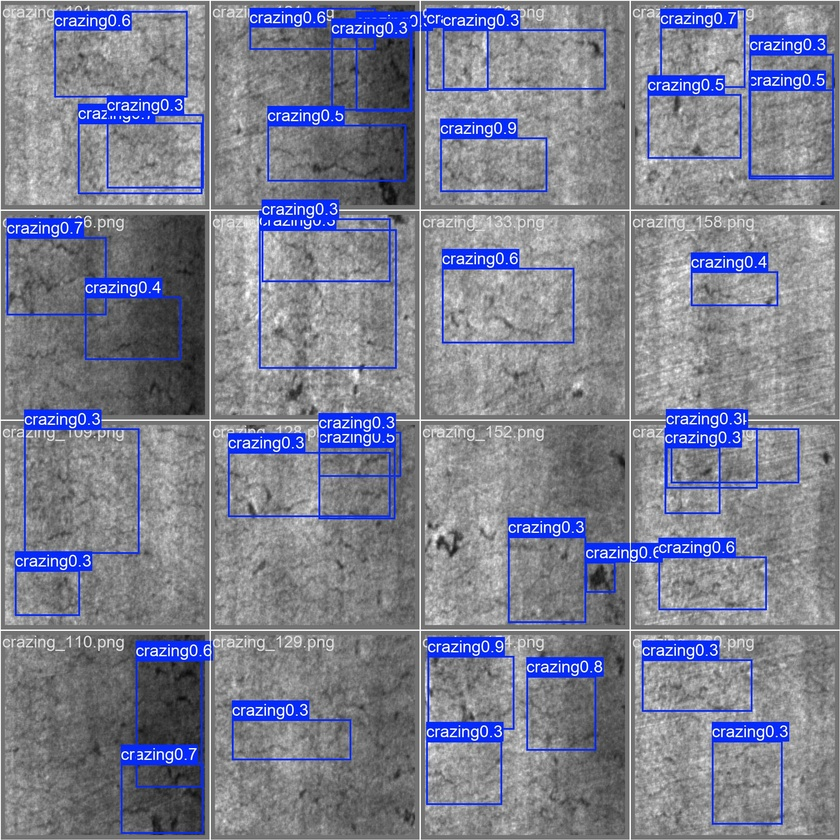
#> input picture reports/m1/yolo/E004_yolov8n_fold0/test_val_batch0_pred.jpg, 840 x 840 px, shrunk from 1920 x 1920 before the run
$ python -i line_features.py   (imports and definitions only)
#> lines starting #> are read from the running program, lines starting #| are printed output that depends on the picture
#> further down, picture is the input picture: shape (840, 840, 3); mean B, G, R 144.5, 127.3, 124.2
"""Shape features that separate a scratch (mechanical) from a crack (material failure). See decisions.md D-030.

Idea in one line: find the thin line-like marks in the image, thin them to a 1-pixel
skeleton, then measure HOW the lines look (straight? branched? even width? all
pointing the same way?) instead of what the pixels look like.

Pipeline per image
  1. Flatten uneven lighting (subtract a heavy blur), boost contrast (CLAHE).
  2. Ridge filter (Sato) enhances thin lines. Scratches in NEU are mostly bright and
     cracks mostly dark, so we run it for BOTH polarities and keep the stronger one.
     That way the features describe shape, not brightness.
  3. Hysteresis threshold -> binary mask of line pixels; drop tiny specks.
  4. Skeletonize (1-pixel-wide centre lines) and measure.

Features (all scale-free, so image size does not matter)
  straightness      length-weighted mean of (end-to-end span / path length) per line. 1 = ruler-straight.
  branch_density    junction pixels (3+ neighbours) per 100 skeleton pixels.
  endpoint_density  line ends per 100 skeleton pixels (many short pieces -> high).
  width_cv          coefficient of variation of line width along the skeleton (tapering -> high).
  orient_coherence  0..1, 1 = all lines point the same way (parallel scratches).
  longest_frac      longest single line / image diagonal (one long scratch -> high).
  fragments_per_100 separate line pieces per 100 skeleton pixels.
"""
from __future__ import annotations

import cv2
import numpy as np
from scipy import ndimage as ndi
from skimage.filters import apply_hysteresis_threshold, sato
from skimage.measure import label, regionprops
from skimage.morphology import remove_small_objects, skeletonize

FEATURES = ["straightness", "branch_density", "endpoint_density", "width_cv",
            "orient_coherence", "longest_frac", "fragments_per_100"]

MIN_OBJ = 30      # px, drop specks in the mask
MIN_SKEL = 15     # px, drop skeleton pieces shorter than this
_K8 = np.array([[1, 1, 1], [1, 10, 1], [1, 1, 1]])


def preprocess(img: np.ndarray) -> np.ndarray:
    f = img.astype(np.float32)
    bg = cv2.GaussianBlur(f, (0, 0), 15)
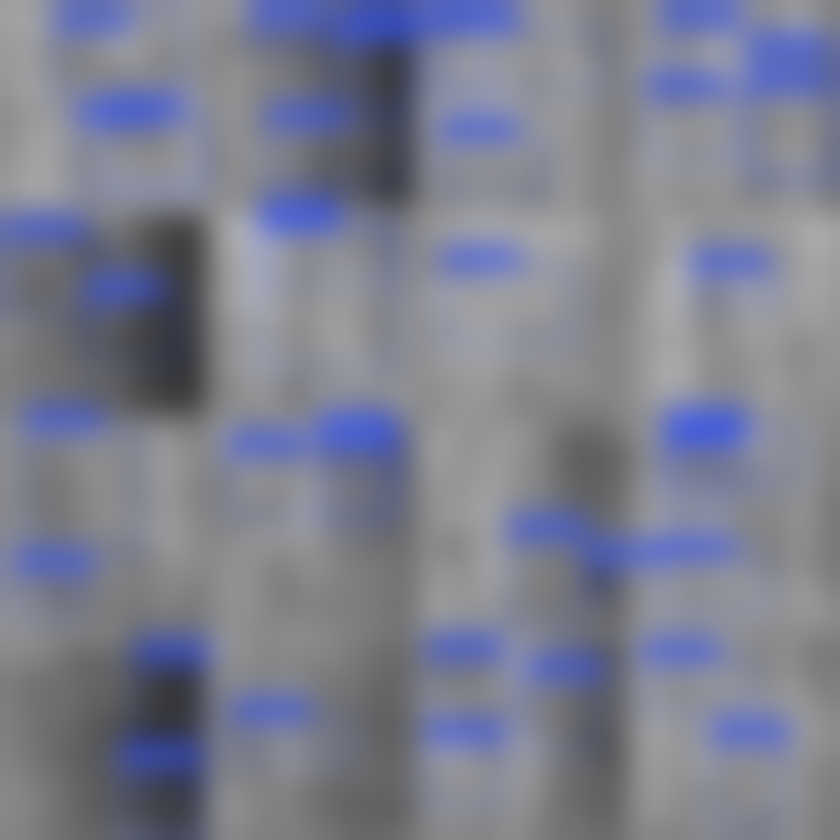
#> bg: shape (840, 840, 3) float32; mean B, G, R 144.4, 127.1, 124
    flat = cv2.normalize(f - bg, None, 0, 255, cv2.NORM_MINMAX).astype(np.uint8)
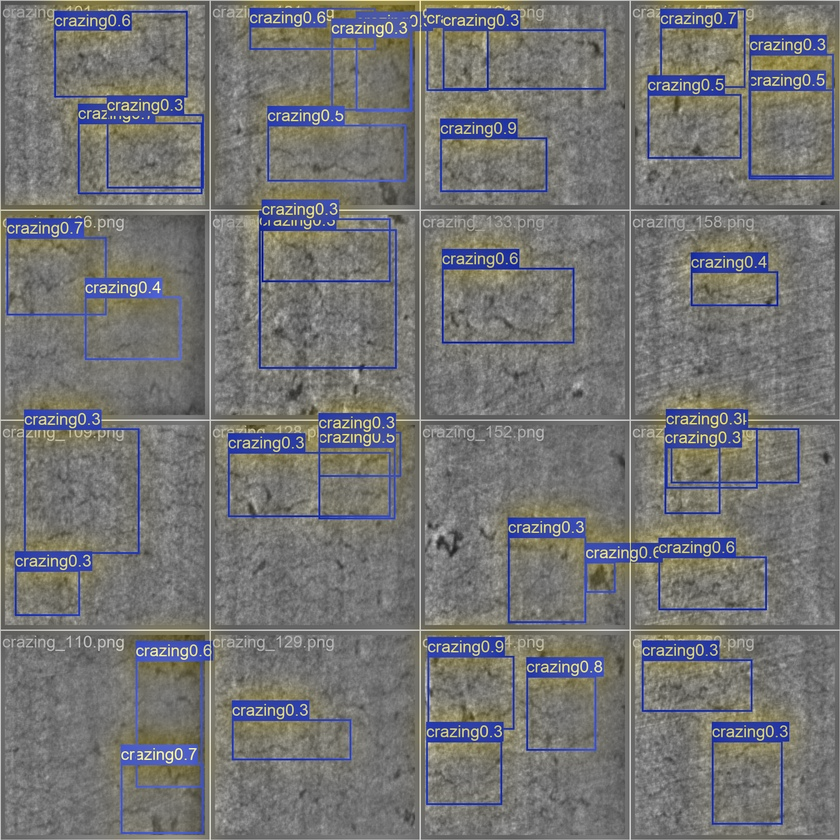
#> flat: shape (840, 840, 3); mean B, G, R 116.2, 116.2, 116.2
#> (the run stopped early here; a loop or call above may not have finished)

$ run again, on reports/m1/yolo/E004_yolov8n_fold0/test_val_batch1_pred.jpg
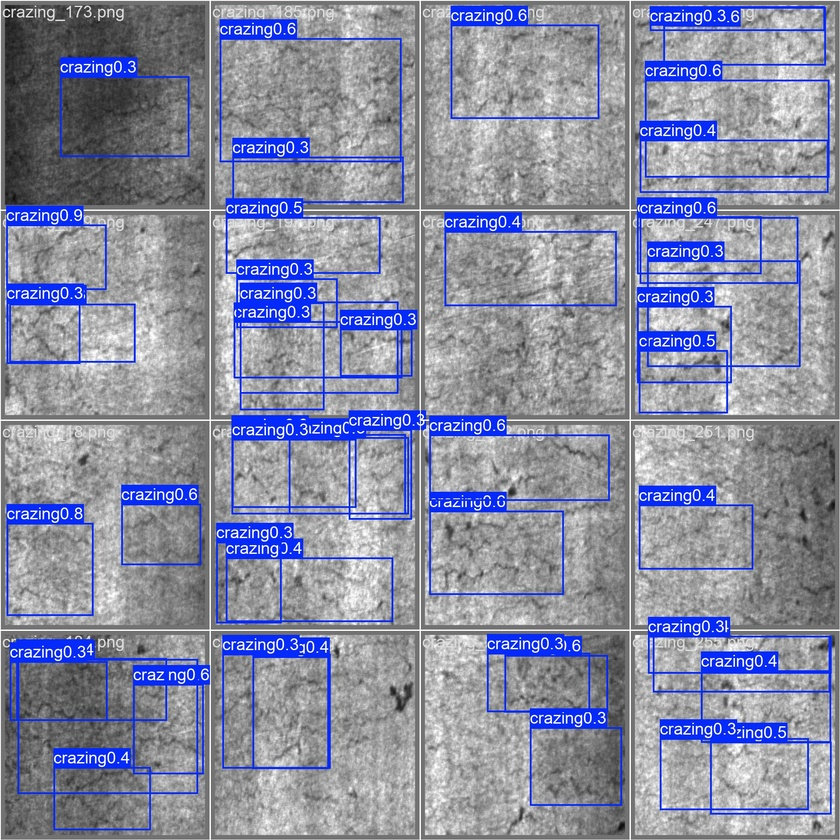
#> input picture reports/m1/yolo/E004_yolov8n_fold0/test_val_batch1_pred.jpg, 840 x 840 px, shrunk from 1920 x 1920 before the run
#> picture is the input picture: shape (840, 840, 3); mean B, G, R 161.9, 140.7, 136.9
#> in preprocess, `bg = cv2.GaussianBlur(f, (0, 0), 15)`:
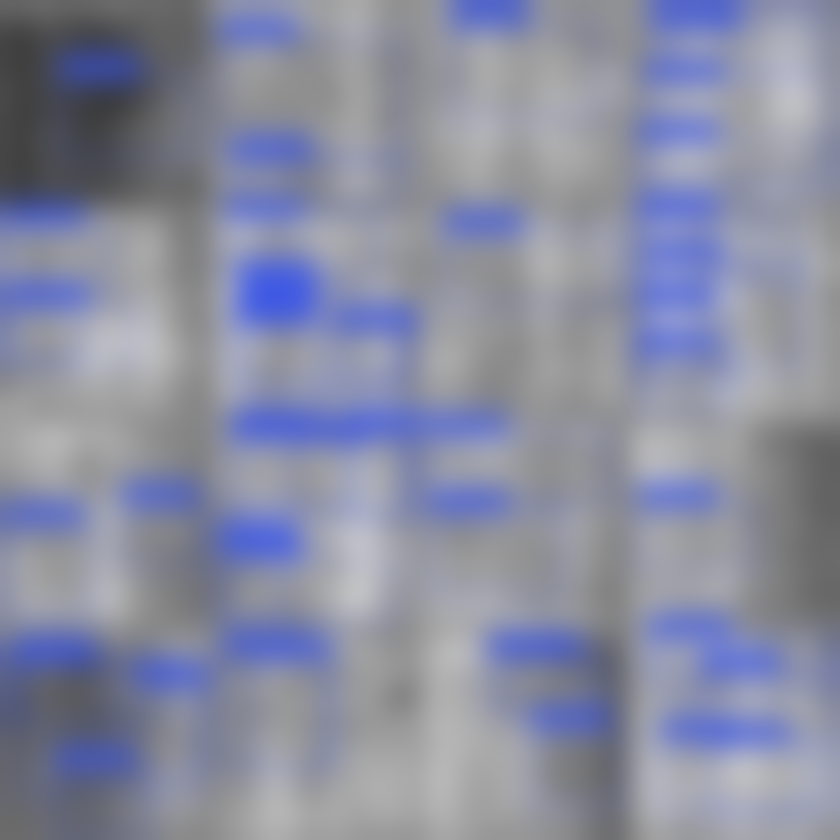
#> bg: shape (840, 840, 3) float32; mean B, G, R 161.8, 140.5, 136.7
#> in preprocess, `flat = cv2.normalize(f - bg, None, 0, 255, cv2.NORM_MINMAX).astype(np...`:
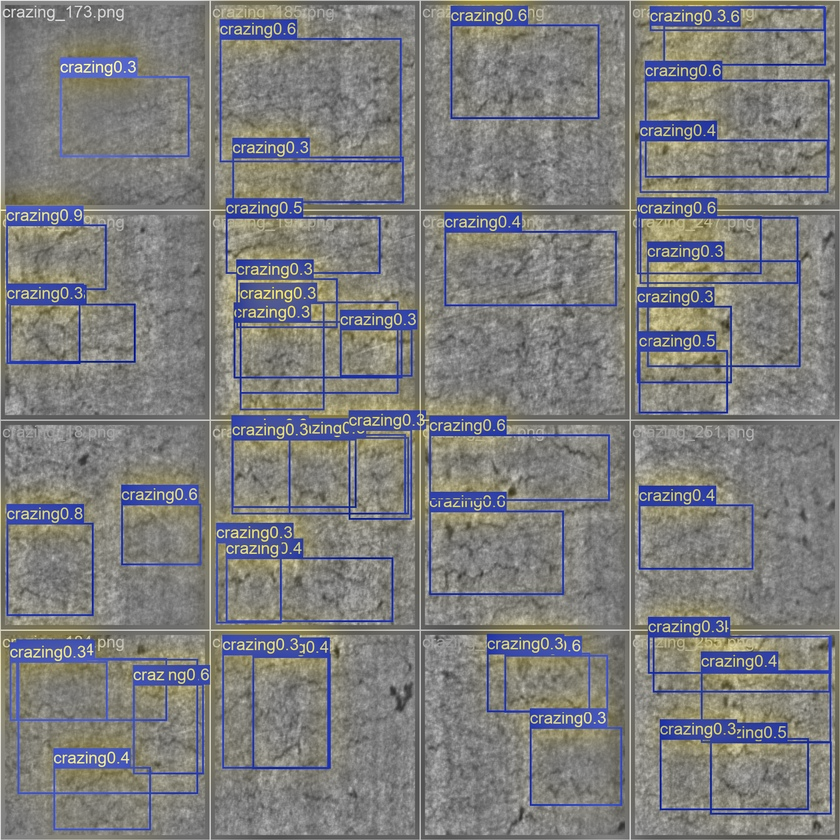
#> flat: shape (840, 840, 3); mean B, G, R 125.3, 125.3, 125.3

$ run again, on reports/m1/yolo/E004_yolov8n_fold0/test_val_batch2_pred.jpg
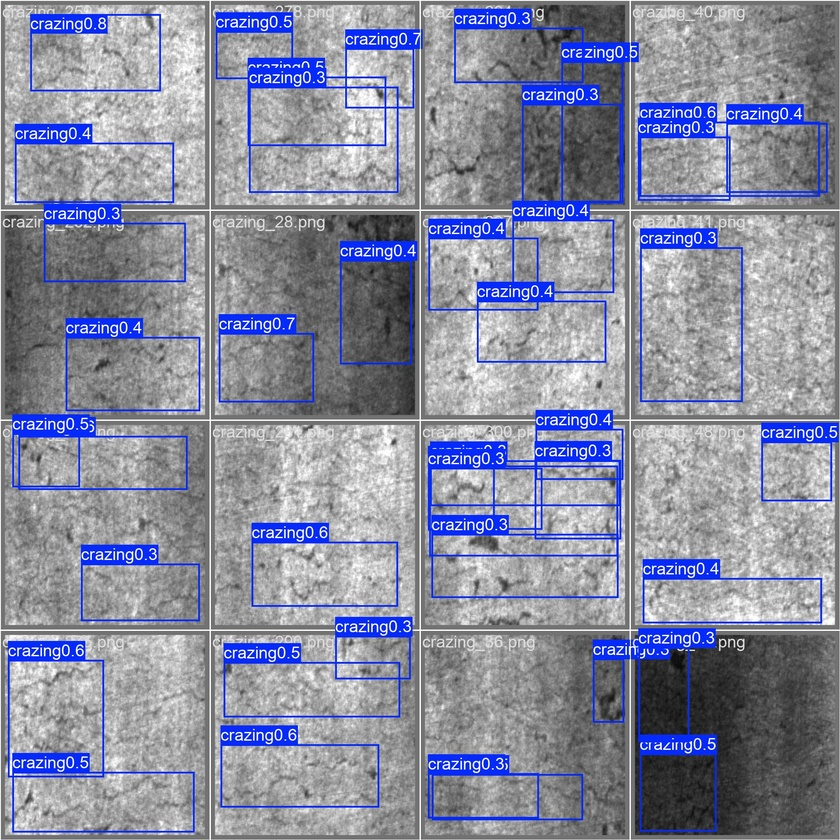
#> input picture reports/m1/yolo/E004_yolov8n_fold0/test_val_batch2_pred.jpg, 840 x 840 px, shrunk from 1920 x 1920 before the run
#> picture is the input picture: shape (840, 840, 3); mean B, G, R 159.4, 140.1, 136.7
#> in preprocess, `bg = cv2.GaussianBlur(f, (0, 0), 15)`:
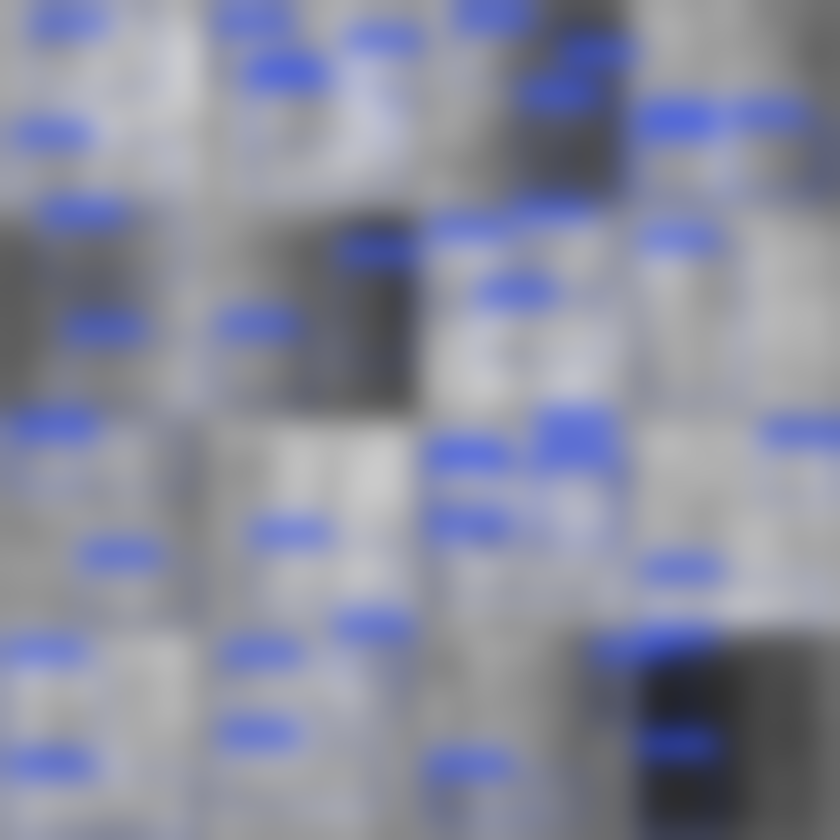
#> bg: shape (840, 840, 3) float32; mean B, G, R 159.3, 140, 136.5
#> in preprocess, `flat = cv2.normalize(f - bg, None, 0, 255, cv2.NORM_MINMAX).astype(np...`:
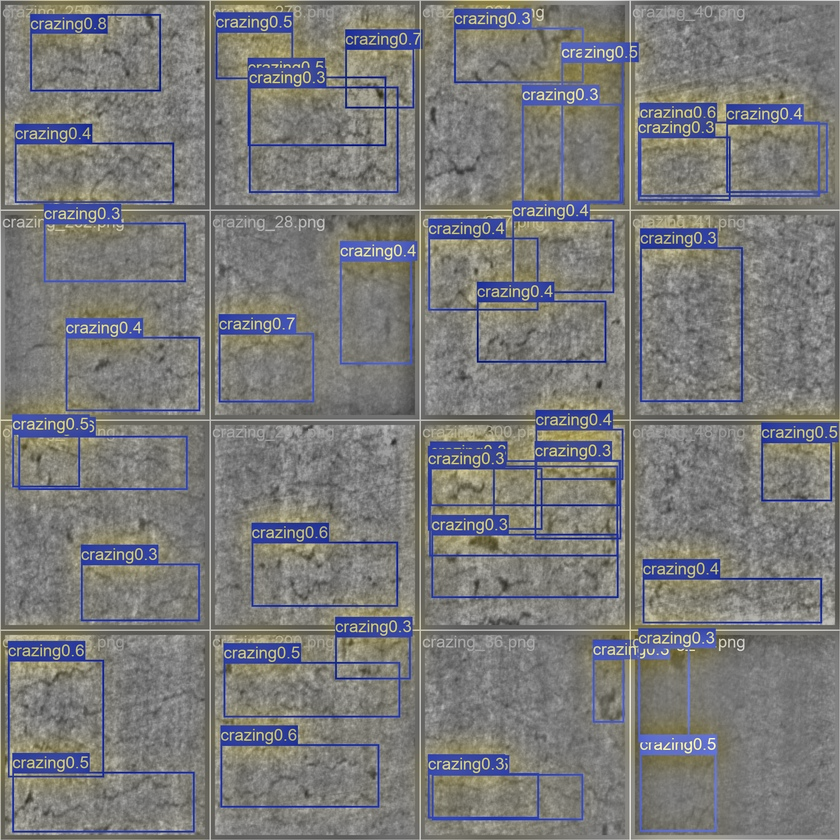
#> flat: shape (840, 840, 3); mean B, G, R 122, 122, 122
